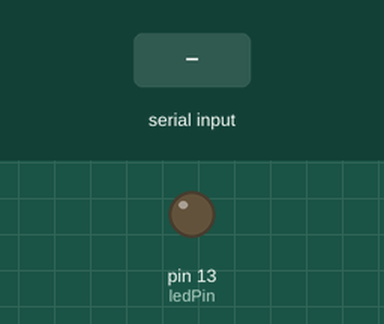
Simulated run of this sketch. Board: Arduino Uno, built with avr-gcc and run on an emulated ATmega328P. Parts: output pins drawn as LEDs (lit = HIGH). The inputs (shaded band) are chosen by the test bench.

Above: at 1.2 s.
1.3 s: "on" received over Serial
At 3.4 s:
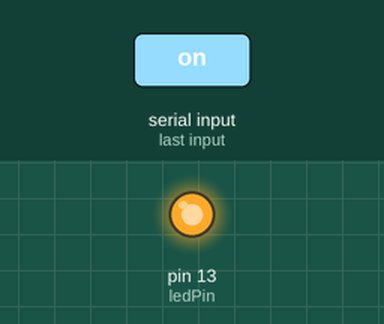
3.8 s: "off" received over Serial
At 5.3 s:
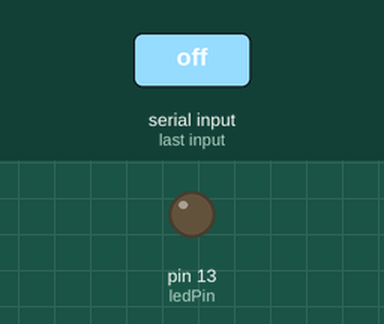
Timing chart, 0 to 6.8 s (numbered marks = the images above; inputs shaded):
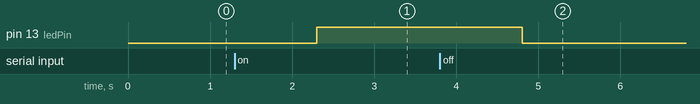

The sketch:

bai1C.ino
```cpp
const int ledPin = 13;  // the pin that the LED is attached to

void setup() {
  // initialize serial communication:
  Serial.begin(9600);
  // initialize the LED pin as an output:
  pinMode(ledPin, OUTPUT);
}

void loop() {
  // Check if there's any data available in the serial buffer
  if (Serial.available() > 0) {
    // Read the incoming data as a string
    String data = Serial.readString();

    // Control the LED based on the received command
    if (data == "on") {
      digitalWrite(ledPin, HIGH);  // Turn the LED on
    } else if (data == "off") {
      digitalWrite(ledPin, LOW);   // Turn the LED off
    }
  }
}
```

Measured:
- after the input at 1.3 s, pin 13 (ledPin): LOW → HIGH after 1.0 s
- after the input at 3.8 s, pin 13 (ledPin): HIGH → LOW after 1.0 s
